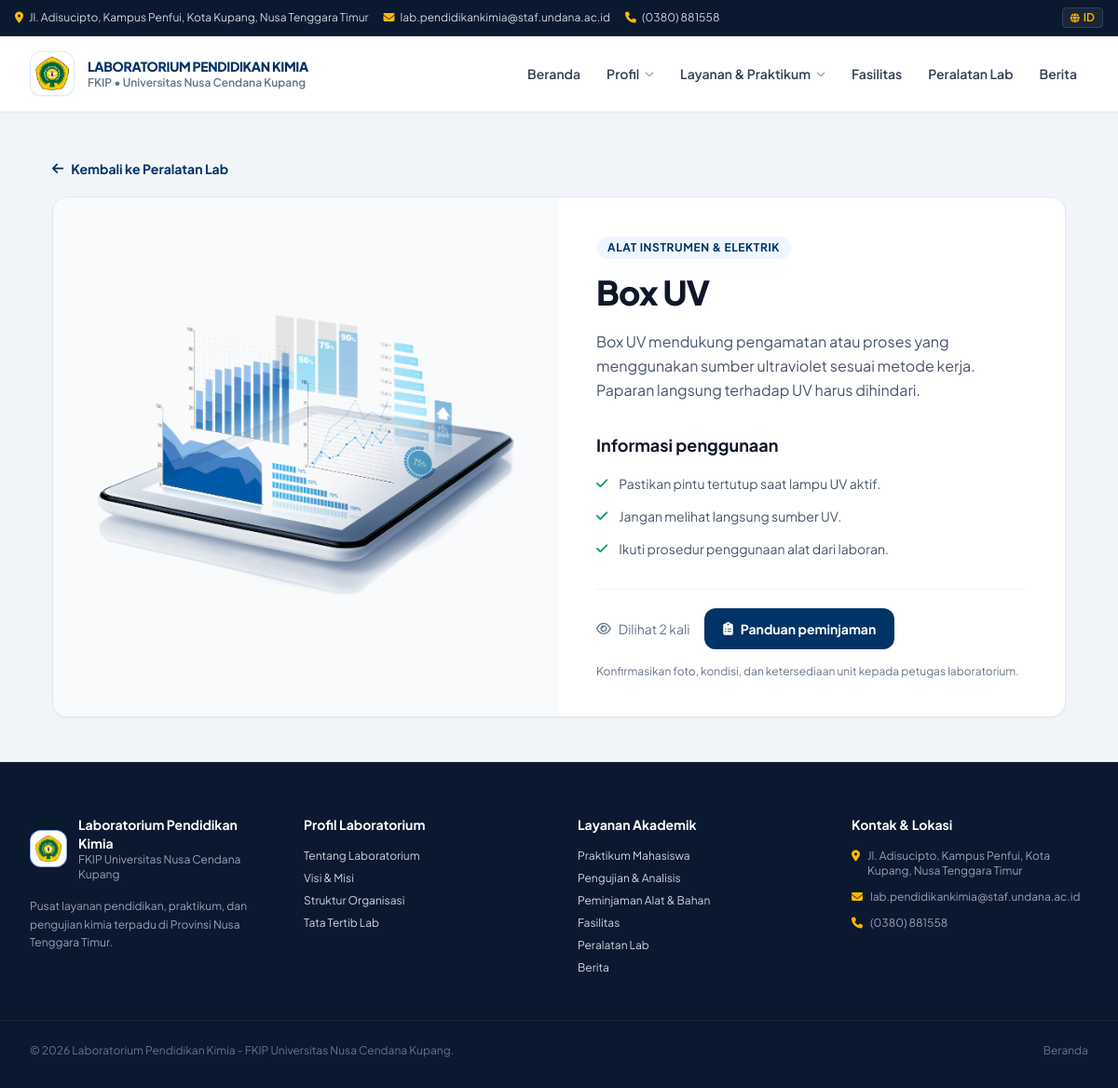
Page /single_lab.php?item=box-uv on the committed database.
### tables this page shows
CREATE TABLE pages (
            id INTEGER PRIMARY KEY AUTOINCREMENT,
            slug TEXT NOT NULL UNIQUE,
            menu_label TEXT NOT NULL,
            nav_group TEXT NOT NULL DEFAULT "halaman",
            title TEXT NOT NULL,
            eyebrow TEXT NOT NULL DEFAULT "",
            intro TEXT NOT NULL DEFAULT "",
            body TEXT NOT NULL DEFAULT "",
            image_path TEXT NOT NULL DEFAULT "",
            published INTEGER NOT NULL DEFAULT 1,
            sort_order INTEGER NOT NULL DEFAULT 0,
            updated_at TEXT NOT NULL DEFAULT CURRENT_TIMESTAMP
        );

CREATE TABLE equipment (
            id INTEGER PRIMARY KEY AUTOINCREMENT,
            slug TEXT NOT NULL UNIQUE,
            name TEXT NOT NULL,
            category TEXT NOT NULL DEFAULT "",
            description TEXT NOT NULL DEFAULT "",
            image_path TEXT NOT NULL DEFAULT "",
            specifications TEXT NOT NULL DEFAULT "",
            published INTEGER NOT NULL DEFAULT 1,
            views INTEGER NOT NULL DEFAULT 0,
            created_at TEXT NOT NULL DEFAULT CURRENT_TIMESTAMP,
            updated_at TEXT NOT NULL DEFAULT CURRENT_TIMESTAMP
        );

### single_lab.php (the view, shortened to what the rows shown need)
<?php
require_once __DIR__ . '/app/bootstrap.php';
$db = app_db();
$itemId = isset($_GET['item']) && is_string($_GET['item']) ? $_GET['item'] : '';
$statement = $db->prepare('SELECT * FROM equipment WHERE slug = ? AND published = 1 LIMIT 1');
$statement->execute([$itemId]);
$item = $statement->fetch();
if ($item) {
    $item['views']++;
    $specifications = array_filter(array_map('trim', preg_split('/\R+/', $item['specifications'])));
} else {
    http_response_code(404);
    $pageTitle = 'Peralatan Tidak Ditemukan';
}
require __DIR__ . '/header.php';
?>
<section class="bg-slate-100 py-8 sm:py-12">
    <div class="mx-auto max-w-6xl px-4 sm:px-6 lg:px-8">
        <?php if (!$item): ?>
            <div class="rounded-2xl border border-slate-200 bg-white p-8 text-center shadow-sm sm:p-12">
                <i class="fa-solid fa-magnifying-glass text-4xl text-slate-300"></i><h1 class="mt-5 text-2xl font-extrabold text-slate-900">Peralatan tidak ditemukan</h1><p class="mt-3 text-slate-600">Peralatan tidak tersedia atau belum diterbitkan.</p><a href="peralatan-lab.php" class="mt-6 inline-flex items-center gap-2 rounded-xl bg-undanaBlue px-5 py-3 text-sm font-bold text-white">Kembali ke peralatan lab</a>
            </div>
        <?php else: ?>
            <a href="peralatan-lab.php" class="mb-5 inline-flex items-center gap-2 text-sm font-bold text-undanaBlue hover:underline"><i class="fa-solid fa-arrow-left"></i>Kembali ke Peralatan Lab</a>
            <article class="overflow-hidden rounded-2xl border border-slate-200 bg-white shadow-sm">
                <div class="grid lg:grid-cols-2">
                    <div class="flex items-center bg-slate-50 p-5 sm:p-8"><img src="<?= h($item['image_path']) ?>" alt="Ilustrasi <?= h($item['name']) ?>" class="max-h-[560px] w-full rounded-xl object-contain"></div>
                    <div class="p-6 sm:p-10">
                        <span class="inline-flex rounded-full bg-blue-50 px-3 py-1 text-xs font-bold uppercase tracking-wider text-undanaBlue"><?= h($item['category']) ?></span>
                        <h1 class="mt-4 text-3xl font-extrabold tracking-tight text-slate-900 sm:text-4xl"><?= h($item['name']) ?></h1>
                        <p class="mt-5 leading-relaxed text-slate-600"><?= h($item['description']) ?></p>
                        <h2 class="mt-8 text-lg font-bold text-slate-900">Informasi penggunaan</h2>
                        <ul class="mt-4 space-y-3">
                            <?php foreach ($specifications as $specification): ?><li class="flex gap-3 text-sm leading-relaxed text-slate-600"><i class="fa-solid fa-check mt-1 text-emerald-600"></i><span><?= h($specification) ?></span></li><?php endforeach; ?>
                        </ul>
                        <div class="mt-8 flex flex-wrap items-center gap-4 border-t border-slate-100 pt-5">
                            <span class="inline-flex items-center gap-2 text-sm text-slate-500"><i class="fa-regular fa-eye"></i>Dilihat <?= number_format((int) $item['views']) ?> kali</span>
                            <a href="peminjaman.php" class="inline-flex items-center gap-2 rounded-xl bg-undanaBlue px-5 py-3 text-sm font-bold text-white hover:bg-blue-900"><i class="fa-solid fa-clipboard-list"></i>Panduan peminjaman</a>
                        </div>
                        <p class="mt-4 text-xs text-slate-500">Konfirmasikan foto, kondisi, dan ketersediaan unit kepada petugas laboratorium.</p>
                    </div>
                </div>
            </article>
        <?php endif; ?>
    </div>
</section>
<?php require __DIR__ . '/footer.php'; ?>

### header.php (shortened to what the rows shown need)
<?php
require_once __DIR__ . '/app/bootstrap.php';
$currentPage = basename($_SERVER['PHP_SELF']);
$siteSettings = app_settings();
$publicPages = app_db()->query('SELECT slug, menu_label, nav_group FROM pages WHERE published = 1 AND slug != "beranda" ORDER BY sort_order, menu_label')->fetchAll();
?>
<!DOCTYPE html>
<html lang="id">
<head>
    <script src="https://cdn.tailwindcss.com"></script>
    <link rel="stylesheet" href="https://cdnjs.cloudflare.com/ajax/libs/font-awesome/6.4.0/css/all.min.css">
</head>
<body class="bg-slate-50 text-slate-800 antialiased selection:bg-undanaGold selection:text-undanaDark">
    <header class="sticky top-0 z-50 bg-white/95 backdrop-blur-md shadow-sm border-b border-slate-100">
        <div class="max-w-7xl mx-auto px-4 sm:px-6 lg:px-8 min-h-20 py-3 flex items-center justify-between gap-3">
            <nav aria-label="Navigasi utama" class="hidden lg:flex items-center gap-1">
                <a href="index.php" class="px-3 py-2 text-sm font-semibold rounded-lg <?= $currentPage === 'index.php' ? 'text-undanaBlue bg-blue-50/80' : 'text-slate-700 hover:text-undanaBlue hover:bg-slate-50' ?>">Beranda</a>
                <div class="relative group">
                    <button type="button" class="flex items-center gap-1.5 px-3 py-2 text-sm font-semibold text-slate-700 hover:text-undanaBlue hover:bg-slate-50 rounded-lg">
                    </button>
                </div>
                <div class="relative group">
                    <button type="button" class="flex items-center gap-1.5 px-3 py-2 text-sm font-semibold text-slate-700 hover:text-undanaBlue hover:bg-slate-50 rounded-lg">
                    </button>
                </div>
                <?php $facilityPage = array_values(array_filter($publicPages, function ($page) { return $page['slug'] === 'fasilitas'; })); ?>
                <?php if ($facilityPage): ?><a href="<?= h(public_page_path($facilityPage[0]['slug'])) ?>" class="px-3 py-2 text-sm font-semibold rounded-lg <?= $currentPage === 'fasilitas.php' ? 'text-undanaBlue bg-blue-50/80' : 'text-slate-700 hover:text-undanaBlue hover:bg-slate-50' ?>"><?= h($facilityPage[0]['menu_label']) ?></a><?php endif; ?>
                <a href="peralatan-lab.php" class="px-3 py-2 text-sm font-semibold rounded-lg <?= $currentPage === 'peralatan-lab.php' ? 'text-undanaBlue bg-blue-50/80' : 'text-slate-700 hover:text-undanaBlue hover:bg-slate-50' ?>">Peralatan Lab</a>
                <a href="berita.php" class="px-3 py-2 text-sm font-semibold rounded-lg <?= $currentPage === 'berita.php' ? 'text-undanaBlue bg-blue-50/80' : 'text-slate-700 hover:text-undanaBlue hover:bg-slate-50' ?>">Berita</a>
            </nav>
        </div>
    </header>
    <main>

### footer.php (shortened to what the rows shown need)
<?php
$footerPages = app_db()->query('SELECT slug, menu_label, nav_group FROM pages WHERE published = 1 AND nav_group IN ("profil", "layanan") ORDER BY sort_order, menu_label')->fetchAll();
$footerProfilePages = array_values(array_filter($footerPages, function ($page) { return $page['nav_group'] === 'profil'; }));
$footerServicePages = array_values(array_filter($footerPages, function ($page) { return $page['nav_group'] === 'layanan'; }));
?>
    </main>
    <footer class="bg-undanaDark text-slate-300 pt-14 pb-8 border-t border-slate-800">
        <div class="max-w-7xl mx-auto px-4 sm:px-6 lg:px-8 grid grid-cols-1 sm:grid-cols-2 lg:grid-cols-4 gap-10 mb-12">
            <div class="space-y-4">
                <div class="flex items-center gap-3">
                    <div>
                        <h2 class="text-white font-bold text-sm"><?= h(app_setting('brand_name', 'Laboratorium Pendidikan Kimia')) ?></h2>
                    </div>
                </div>
            </div>
            <div>
                <h2 class="text-white font-bold text-sm mb-4">Profil Laboratorium</h2>
                <ul class="space-y-2 text-xs">
                    <?php foreach ($footerProfilePages as $page): ?><li><a href="<?= h(public_page_path($page['slug'])) ?>" class="hover:text-undanaGold"><?= h($page['menu_label']) ?></a></li><?php endforeach; ?>
                </ul>
            </div>
            <div>
                <h2 class="text-white font-bold text-sm mb-4">Layanan Akademik</h2>
                <ul class="space-y-2 text-xs">
                    <?php foreach ($footerServicePages as $page): ?><li><a href="<?= h(public_page_path($page['slug'])) ?>" class="hover:text-undanaGold"><?= h($page['menu_label']) ?></a></li><?php endforeach; ?>
                    <li><a href="fasilitas.php" class="hover:text-undanaGold"><?= h((app_db()->query('SELECT menu_label FROM pages WHERE slug = "fasilitas" AND published = 1')->fetchColumn()) ?: 'Fasilitas') ?></a></li>
                </ul>
            </div>
            <div>
                <h2 class="text-white font-bold text-sm mb-4">Kontak &amp; Lokasi</h2>
            </div>
        </div>
    </footer>
</body>
</html>

### rows in the picture
pages: menu_label "Fasilitas"
equipment: image_path (picture), category "ALAT INSTRUMEN & ELEKTRIK", name "Box UV", description "Box UV mendukung pengamatan atau proses yang menggunakan sumber ultraviolet sesuai metode kerja. Paparan langsung terhadap UV harus dihindari.", specifications "Pastikan pintu tertutup saat lampu UV aktif.", specifications "Jangan melihat langsung sumber UV.", specifications "Ikuti prosedur penggunaan alat dari laboran."
pages: menu_label "Tentang Laboratorium"
pages: menu_label "Visi & Misi"
pages: menu_label "Struktur Organisasi"
pages: menu_label "Tata Tertib Lab"
pages: menu_label "Praktikum Mahasiswa"
pages: menu_label "Pengujian & Analisis"
pages: menu_label "Peminjaman Alat & Bahan"

### other values in the picture
$siteSettings['address'] "Jl. Adisucipto, Kampus Penfui, Kota Kupang, Nusa Tenggara Timur"
$siteSettings['email'] "lab.pendidikankimia@staf.undana.ac.id"
$siteSettings['phone'] "(0380) 881558"
$siteSettings['brand_name'] "LABORATORIUM PENDIDIKAN KIMIA"
$siteSettings['institution'] "Universitas Nusa Cendana Kupang"
$item['views'] "2"
app_setting('brand_name', 'Laboratorium Pendidikan Kimia') "Laboratorium Pendidikan Kimia"
app_setting('institution', 'Universitas Nusa Cendana Kupang') "Universitas Nusa Cendana Kupang"
app_setting('footer_description') "Pusat layanan pendidikan, praktikum, dan pengujian kimia terpadu di Provinsi Nusa Tenggara Timur."
app_setting('address') "Jl. Adisucipto, Kampus Penfui, Kota Kupang, Nusa Tenggara Timur"
app_setting('email') "lab.pendidikankimia@staf.undana.ac.id"
app_setting('phone') "(0380) 881558"
